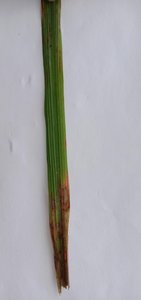
#> input picture Dhan-Shomadhan/preprocessing/thumbnails/00cb9c69873fff1f9e89.jpg, 141 x 300 px
$ python -i svm_baseline.py   (imports and definitions only)
#> lines starting #> are read from the running program, lines starting #| are printed output that depends on the picture
"""Group-supplied HSV/LBP SVM baseline, adapted to the shared dataset manifests.

Run from the repository root. See hsv_lbp_svm/README.md for setup and output files.
"""
import argparse
import csv
import hashlib
import json
import pickle
import platform
from pathlib import Path

import cv2
import numpy as np
import PIL
import scipy
import skimage
import sklearn
from skimage.feature import local_binary_pattern
from sklearn.metrics import accuracy_score, confusion_matrix, f1_score
from sklearn.preprocessing import StandardScaler
from sklearn.svm import SVC

from data_preprocessing.prepare_dataset import (
    BACKGROUNDS, CLASSES, PARTITIONS, SEEDS, RiceDataset,
    sha_file, validate_split, write_csv, write_json,
)

NUM_CLASSES = 5
IMG_SIZE = 256
HSV_BINS = [16, 4, 4]
LBP_SETTINGS = [(8, 1), (16, 2)]
C_VALUES = [0.1, 1, 10, 100]
GAMMA_VALUES = ["scale", 0.001, 0.01, 0.1]
FEATURE_COUNT = int(np.prod(HSV_BINS)) + sum(points + 2 for points, _ in LBP_SETTINGS)


def hsv_histogram(img):
    hsv = cv2.cvtColor(img, cv2.COLOR_BGR2HSV)
    hist = cv2.calcHist([hsv], [0, 1, 2], None, HSV_BINS,
                        [0, 180, 0, 256, 0, 256]).flatten()
    return hist / hist.sum()


def lbp_histogram(img):
    gray = cv2.cvtColor(img, cv2.COLOR_BGR2GRAY)
    histograms = []
    for points, radius in LBP_SETTINGS:
        lbp = local_binary_pattern(gray, points, radius, method="uniform")
        bins = points + 2
        hist, _ = np.histogram(lbp, bins=bins, range=(0, bins))
        histograms.append(hist / hist.sum())
    return np.concatenate(histograms)


def extract_features(img):
    """Preserve the original baseline's resize, blur, HSV and LBP features."""
    if img is None or img.ndim != 3 or img.shape[2] != 3:
        raise ValueError("Expected a readable three-channel BGR image")
    img = cv2.resize(img, (IMG_SIZE, IMG_SIZE))
    img = cv2.GaussianBlur(img, (3, 3), 0)
    return np.concatenate([hsv_histogram(img), lbp_histogram(img)])


# [7 lines left out: function feature_settings, not called in this run]


def feature_signature():
    return hashlib.sha256(json.dumps(feature_settings(), sort_keys=True).encode()).hexdigest()


# [185 lines left out: functions load_saved_features, save_features, get_features, load_shared_splits, train_svm, get_scores and 3 more, not called in this run]


# [2 lines not run here, left out]

>>> import cv2
>>> picture = cv2.imread('../Dhan-Shomadhan/preprocessing/thumbnails/00cb9c69873fff1f9e89.jpg')
#> picture is the input picture: shape (300, 141, 3); mean B, G, R 172, 169.5, 169.8
>>> result = extract_features(picture)
#> in extract_features, `img = cv2.resize(img, (IMG_SIZE, IMG_SIZE))`:
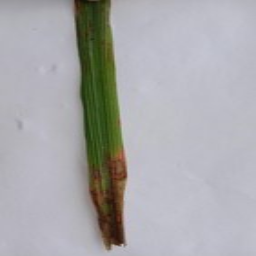
#> img: shape (256, 256, 3); mean of channels 0, 1, 2 171.9, 169.4, 169.7; drawn as B, G, R
#> in hsv_histogram, `hsv = cv2.cvtColor(img, cv2.COLOR_BGR2HSV)`: hsv: shape (256, 256, 3); mean H, S, V 107.2, 30.4, 178.4
#> in hsv_histogram, `hist = cv2.calcHist([hsv], [0, 1, 2], None, HSV_BINS, [0, 180, 0, 256,..`: hist = 256 values, max 32287 at index 163, min 0 at index 0, mean 256
#> in lbp_histogram, `gray = cv2.cvtColor(img, cv2.COLOR_BGR2GRAY)`:
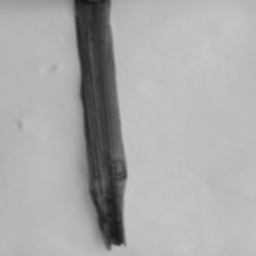
#> gray: shape (256, 256); min 19, max 198, mean 169.7
#> the loop in lbp_histogram, `for points, radius in LBP_SETTINGS:` made 2 passes
#> hist on pass 1: [117, 868, 142, 6173, 7344, 17069, 1806, 5391, 25310, 1316]
#> pass 1, in lbp_histogram, `lbp = local_binary_pattern(gray, points, radius, method="uniform")`:
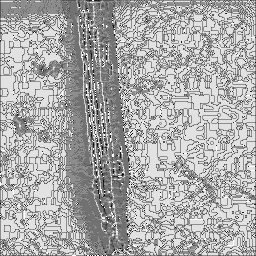
#> lbp: shape (256, 256) float64; min 0, max 9, mean 6.06; drawn with min black and max white
#> pass 2, in lbp_histogram, `lbp = local_binary_pattern(gray, points, radius, method="uniform")`:
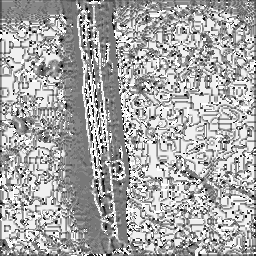
#> lbp: shape (256, 256) float64; min 0, max 17, mean 11.2; drawn with min black and max white
#> after the loop in lbp_histogram, `for points, radius in LBP_SETTINGS:`: histograms = 2 items
#> result = 284 values, max 0.493 at index 163, min 0 at index 0, mean 0.0106

$ run again, on Dhan-Shomadhan/preprocessing/thumbnails/0f2c985bdc92858d7ca4.jpg
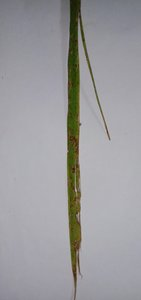
#> input picture Dhan-Shomadhan/preprocessing/thumbnails/0f2c985bdc92858d7ca4.jpg, 141 x 300 px
#> picture is the input picture: shape (300, 141, 3); mean B, G, R 157.4, 155.2, 155.8
#> in extract_features, `img = cv2.resize(img, (IMG_SIZE, IMG_SIZE))`:
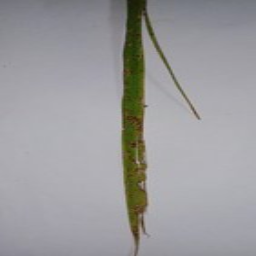
#> img: shape (256, 256, 3); mean of channels 0, 1, 2 157.3, 155.1, 155.7; drawn as B, G, R
#> hsv: shape (256, 256, 3); mean H, S, V 112.3, 21.2, 161.2
#> in hsv_histogram, `hist = cv2.calcHist([hsv], [0, 1, 2], None, HSV_BINS, [0, 180, 0, 256,..`: hist = 256 values, max 36182 at index 178, min 0 at index 0, mean 256
#> the loop in lbp_histogram, `for points, radius in LBP_SETTINGS:` made 2 passes
#> hist on pass 1: [126, 771, 214, 5339, 5511, 19297, 1836, 4427, 26661, 1354]
#> pass 2, in lbp_histogram, `lbp = local_binary_pattern(gray, points, radius, method="uniform")`:
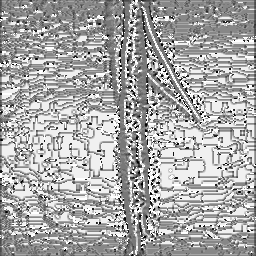
#> lbp: shape (256, 256) float64; min 0, max 17, mean 11.2; drawn with min black and max white
#> after the loop in lbp_histogram, `for points, radius in LBP_SETTINGS:`: histograms = 2 items
#> result = 284 values, max 0.552 at index 178, min 0 at index 0, mean 0.0106
